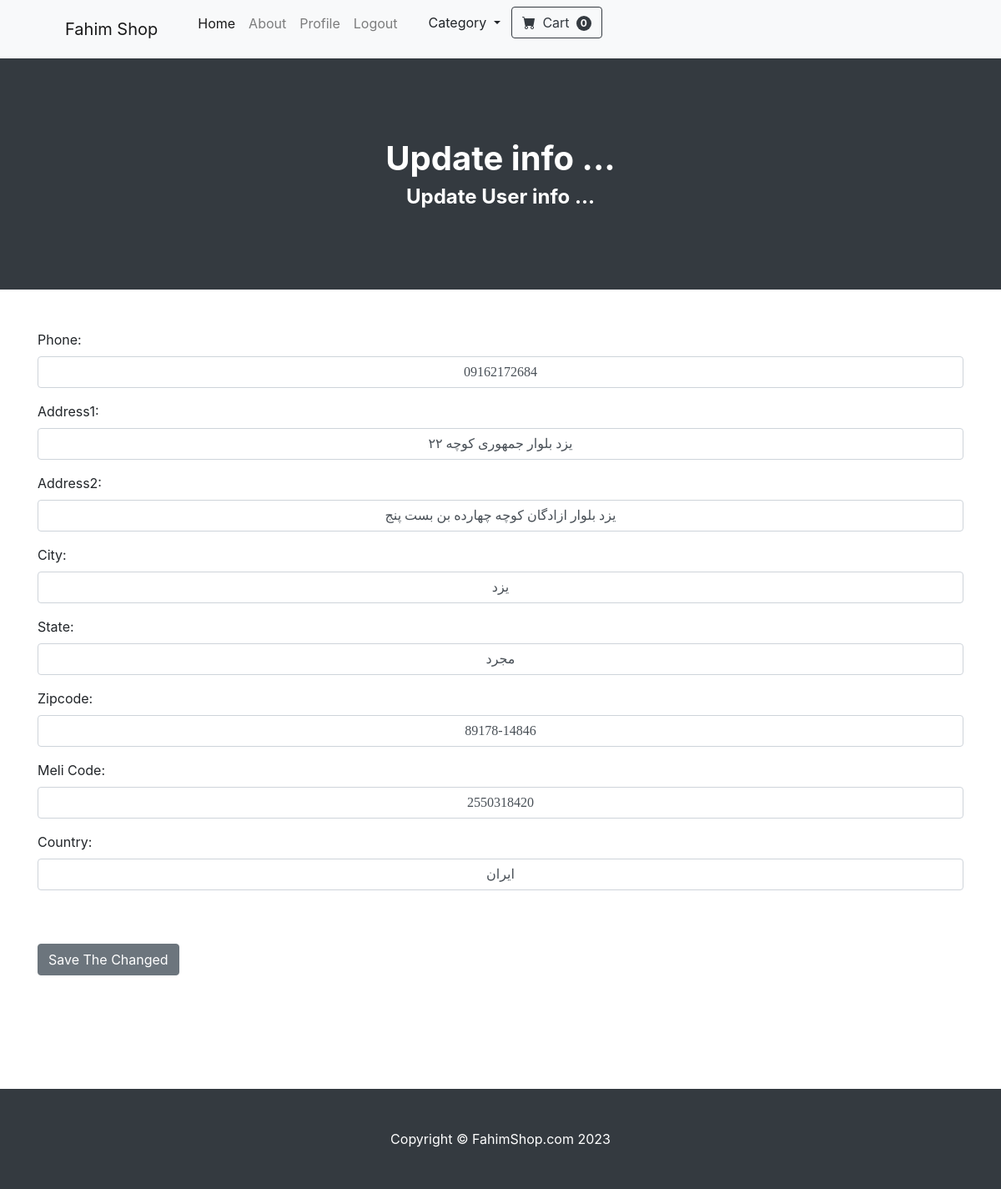
The page /Update_info/ (signed in) on the database its author committed.
### Store/models.py (models this page shows, shortened)
class Profile(models.Model):
    user = models.OneToOneField(User, on_delete=models.CASCADE)
    date_modifiesd = models.DateTimeField(User , auto_now=True)
    Phone = models.CharField(max_length=11, default='' , blank=True)
    address1 = models.CharField(max_length=250 , default='' , blank=True)
    address2 = models.CharField(max_length=250 , default='' , blank=True)
    city = models.CharField(max_length=250 , default='' , blank=True)
    state = models.CharField(max_length=250 , default='' , blank=True)
    zipcode = models.CharField(max_length=250 , default='' , blank=True)
    meliCode = models.CharField(max_length=10 , default="0" , blank=True)
    country = models.CharField(max_length=250 , default='' , blank=True)

### Store/views.py (the view)
# urls.py: path('Update_info/' , views.Update_info , name='Update_info'),
def Update_info(request):
    if request.user.is_authenticated:
        current_user= Profile.objects.get(user__id=request.user.id)
        form = UpdateUserInfo(request.POST or None , instance=current_user)
        if form.is_valid():
            form.save()
            messages.success(request , "تبریک میگم اطلاعات جدید شما با موفقیت ثبت شد ...")
            return redirect('/')
        return render(request=request, template_name='Update_info.html', context={'form': form})
    else:
        messages.error(request , "لطفا قبل از هرکاری اول به حساب خود کانکت شوید ...")

### Store/forms.py
class UpdateUserInfo(forms.ModelForm):
    def __init__(self, *args, **kwargs):
        super(UpdateUserInfo , self).__init__(*args , **kwargs)
        for item in self.visible_fields():
            item.field.widget.attrs['class'] = 'form-control text-center'
            item.field.widget.attrs['style'] = 'text-align: center;'
            item.field.widget.attrs['style'] = 'font-family: "Vazir";'
    Phone = forms.CharField(required=True , label='Phone')
    address1 = forms.CharField(required=True , label='Address1')
    address2 = forms.CharField(required=False , label='Address2')
    city = forms.CharField(required=True , label='City')
    state = forms.CharField(required=True , label='State')
    zipcode = forms.CharField(required=False , label='Zipcode')
    meliCode = forms.CharField(required=False ,label='Meli Code')
    country = forms.CharField(required=True ,label='Country')
    class Meta:
        model = models.Profile
        fields =  ['Phone' , 'address1', 'address2', 'city', 'state', 'zipcode' , 'meliCode' , 'country']

### Cart/Cart.py (called while the page is built)
    def __len__(self):
        return len(self.cart)

### Cart/Context_Processors.py (called while the page is built)
def cart(request):
    return {'cart' : Cart(request)}

### Store/templates/Update_info.html (shortened to what this page needs)
{% extends 'base.html' %}
{% block content %}
            <header class="bg-dark py-5">
            <div class="container px-4 px-lg-5 my-5">
                <div class="text-center text-white">
                    <h1 class="display-10 fw-bolder">Update info ...</h1>
                    <h4 class="display-10 fw-bolder">Update User info ...</h4>
                </div>
            </div>
        </header>
    <div class="container mt-5">
        <form action="{% url 'Update_info' %}" method="post" >
            {{ form.as_p }}
    <br/><br/>
    <button type="submit" class="btn btn-secondary">
         Save The Changed
    </button>
</form>
    </div>
<br/><br/><br/><br/><br/>
{% endblock %}

### rows shown on the page
Profile: Phone "09162172684", address1 "یزد بلوار جمهوری کوچه ۲۲", address2 "یزد بلوار ازادگان کوچه چهارده بن بست پنج", city "یزد", state "مجرد", zipcode "89178-14846", meliCode "2550318420", country "ایران"

### other values the page prints
{{ cart|length }} "0"
